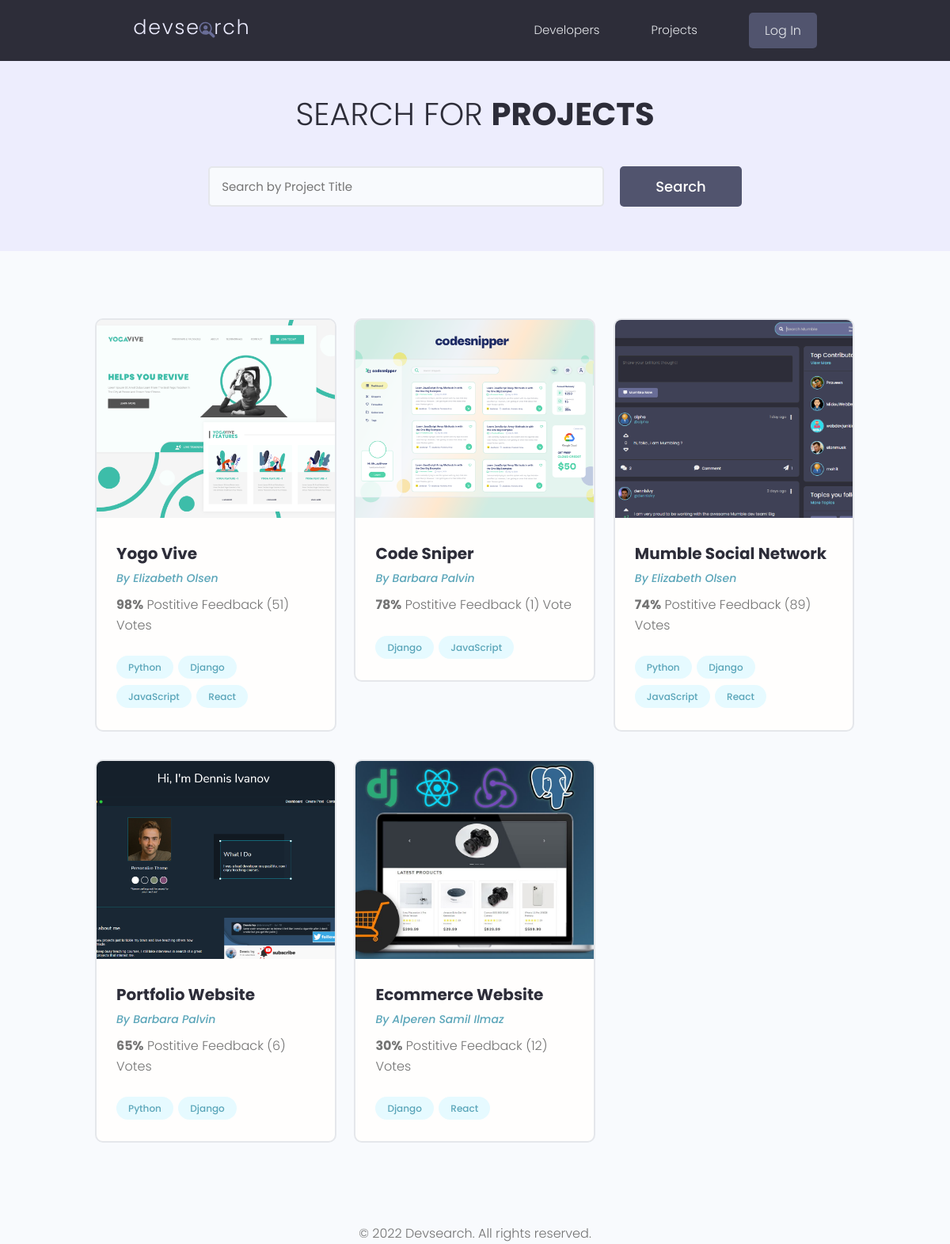
Before: /projects/?page=2 with the older database file.
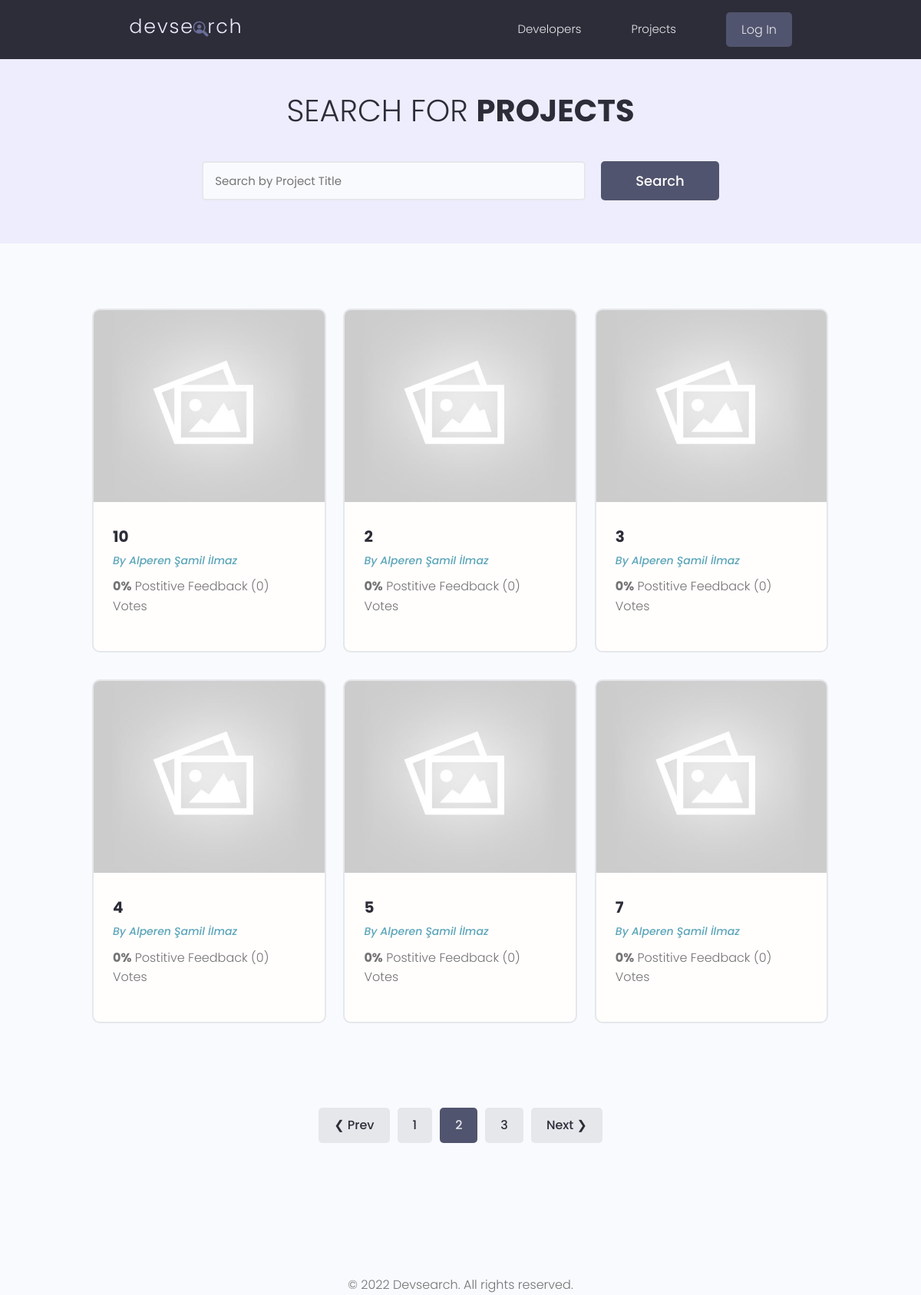
After: the same page with the newer database file.
### base/models.py (models this page shows, shortened)
class Project(models.Model):
    owner = models.ForeignKey(Profile, null=True, blank=True, on_delete=models.SET_NULL)
    title = models.CharField(max_length=256)
    description = models.TextField(null=True, blank=True)
    featured_image = models.ImageField(blank=True, null=True, default='default.jpg')
    demo_link = models.CharField(max_length=2048, null=True, blank=True)
    source_link = models.CharField(max_length=2048, null=True, blank=True)
    tags = models.ManyToManyField('Tag', blank=True)
    vote_total = models.IntegerField(default=0, null=True, blank=True)
    vote_ratio = models.IntegerField(default=0, null=True, blank=True)
    created = models.DateTimeField(auto_now_add=True)
    id = models.UUIDField(default=uuid.uuid4, unique=True, primary_key=True, editable=False)
    class Meta:
        ordering = ['-vote_ratio', '-vote_total', 'title']

class Tag(models.Model):
    name = models.CharField(max_length=256)
    created = models.DateTimeField(auto_now_add=True)
    id = models.UUIDField(default=uuid.uuid4, unique=True, primary_key=True, editable=False)
    def __str__(self):
        return self.name

### users/models.py (models this page shows, shortened)
class Profile(models.Model):
    user = models.OneToOneField(User, on_delete=models.CASCADE, null=True, blank=True)
    name = models.CharField(max_length=128, blank=True, null=True)
    email = models.EmailField(max_length=256, blank=True, null=True)
    username = models.CharField(max_length=128, blank=True, null=True)
    location = models.CharField(max_length=128, blank=True, null=True)
    short_intro = models.CharField(max_length=128, blank=True, null=True)
    bio = models.TextField(blank=True, null=True)
    profile_image = models.ImageField(null=True, blank=True, upload_to='profiles/', default='profiles/user-default.png')
    social_github = models.CharField(max_length=128, blank=True, null=True)
    social_stackoverflow = models.CharField(max_length=128, blank=True, null=True)
    social_twitter = models.CharField(max_length=128, blank=True, null=True)
    social_linkedin = models.CharField(max_length=128, blank=True, null=True)
    social_instagram = models.CharField(max_length=128, blank=True, null=True)
    social_website = models.CharField(max_length=128, blank=True, null=True)
    created = models.DateTimeField(auto_now_add=True)
    id = models.UUIDField(default=uuid.uuid4, unique=True, primary_key=True, editable=False)

### base/views.py (the view)
# urls.py: path('projects/', include('base.urls')),
def projects(request):
    projects, search_query = search_projects(request)
    custom_range, projects =  pagination_projects(request, projects, 6)
    context = {'projects': projects, 'search_query': search_query, 'custom_range': custom_range}
    return render(request, 'base/projects.html', context)

### base/utlis.py (called while the page is built)
def pagination_projects(request, projects, results):
    page = request.GET.get('page')
    paginator = Paginator(projects, results)
    try:
        projects = paginator.page(page)
    except PageNotAnInteger:
        page = 1
        projects = paginator.page(page)
    except EmptyPage:
        page = paginator.num_pages
        projects = paginator.page(page)
    left_index = (int(page) - 4)
    if left_index < 1:
        left_index = 1
    right_index = (int(page) + 5)
    if right_index > paginator.num_pages:
        right_index = paginator.num_pages + 1
    custom_range = range(left_index, right_index)
    return custom_range, projects

def search_projects(request):
    search_query = ''
    if request.GET.get('search_query'):
        search_query = request.GET.get('search_query')
    tags = Tag.objects.filter(name__icontains=search_query)
    projects = Project.objects.distinct().filter(
        Q(title__icontains=search_query) |
        Q(description__icontains=search_query) |
        Q(owner__name__icontains=search_query) |
        Q(tags__in=tags)
    )
    return projects, search_query

### base/templates/base/projects.html (shortened to what this page needs)
{% extends 'main.html' %}
{% block content %}
    <main class="projects">
        <section class="hero-section text-center">
          <div class="container container--narrow">
            <div class="hero-section__box">
              <h2>Search for <span>Projects</span></h2>
            </div>
            <div class="hero-section__search">
              <form id="searchForm" class="form" action="{% url 'projects' %}" method="get">
                <div class="form__field">
                  <input class="input input--text" id="formInput#search" type="text" name="search_query"
                    placeholder="Search by Project Title" value="{{ search_query }}" />
                </div>
                <input class="btn btn--sub btn--lg" type="submit" value="Search" />
              </form>
            </div>
          </div>
        </section>
        <section class="projectsList">
          <div class="container">
            <div class="grid grid--three">
                {% for project in projects %}
                  <div class="column">
                    <div class="card project">
                      <a href="{% url 'project' project.id %}" class="project">
                        <img class="project__thumbnail" src="{{ project.featured_image.url }}" alt="project thumbnail" />
                        <div class="card__body">
                          <h3 class="project__title"><td>{{ project.title }}</td></h3>
                          <p><a class="project__author" href="{% url 'user-profile' project.owner.id %}">By {{ project.owner.name }}</a></p>
                          <p class="project--rating">
                            <span style="font-weight: bold;">{{ project.vote_ratio }}%</span> Postitive
                            Feedback ({{ project.vote_total }}) Vote{{ project.vote_total|pluralize:"s" }}
                          </p>
                          <div class="project__tags">
                            {% for tag in project.tags.all %}
                                <span class="tag tag--pill tag--main">
                                  <small>{{ tag }}</small>
                                </span>
                            {% endfor %}
                          </div>
                        </div>
                      </a>
                    </div>
                  </div>
                {% endfor %}
            </div>
          </div>
        </section>
        {% include 'pagination.html' with queryset=projects custom_range=custom_range %}
    </main>
{% endblock content %}

Changed rows visible on the page:
no longer on this page (row unchanged): Project: featured_image (picture), title "Yogo Vive", owner.name "Elizabeth Olsen", vote_ratio "98", vote_total "51"
no longer on this page (row unchanged): Tag: name "Python"
no longer on this page (row unchanged): Tag: name "Django"
no longer on this page (row unchanged): Tag: name "JavaScript"
no longer on this page (row unchanged): Tag: name "React"
no longer on this page (row unchanged): Project: featured_image (picture), title "Code Sniper", owner.name "Barbara Palvin", vote_ratio "78", vote_total "1"
no longer on this page (row unchanged): Project: featured_image (picture), title "Mumble Social Network", owner.name "Elizabeth Olsen", vote_ratio "74", vote_total "89"
no longer on this page (row unchanged): Project: featured_image (picture), title "Portfolio Website", owner.name "Barbara Palvin", vote_ratio "65", vote_total "6"
no longer on this page (row unchanged): Project: featured_image (picture), title "Ecommerce Website", owner.name "Alperen Samil Ilmaz", vote_ratio "30", vote_total "12"
added Project: featured_image (placeholder picture), title "10", owner.name "Alperen Şamil İlmaz", vote_ratio "0", vote_total "0"
added Project: featured_image (placeholder picture), title "2", owner.name "Alperen Şamil İlmaz", vote_ratio "0", vote_total "0"
added Project: featured_image (placeholder picture), title "3", owner.name "Alperen Şamil İlmaz", vote_ratio "0", vote_total "0"
added Project: featured_image (placeholder picture), title "4", owner.name "Alperen Şamil İlmaz", vote_ratio "0", vote_total "0"
added Project: featured_image (placeholder picture), title "5", owner.name "Alperen Şamil İlmaz", vote_ratio "0", vote_total "0"
added Project: featured_image (placeholder picture), title "7", owner.name "Alperen Şamil İlmaz", vote_ratio "0", vote_total "0"
Other visible differences:
text now shown: "❮ Prev Next ❯"
new list line: "1"
new list line: "2"
new list line: "3"
